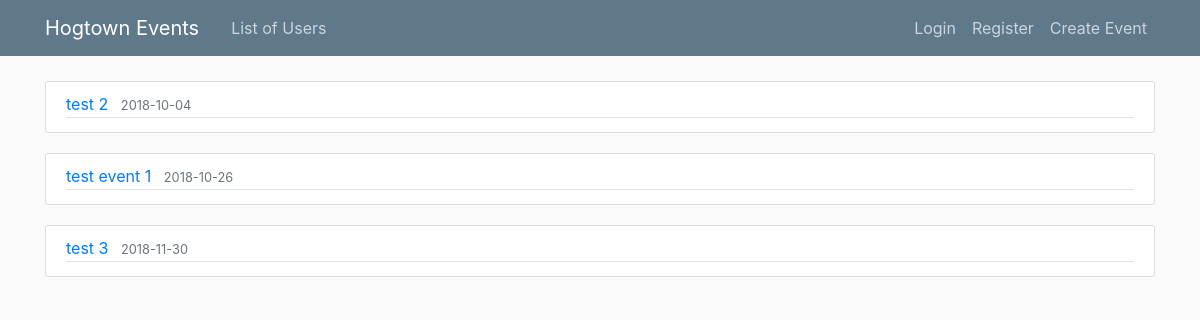
The page /home on the database its author committed.
### tournymatch/models.py (models this page shows, shortened)
class Tournament(UserMixin, db.Model):
	_tablename_ = 'tournament'
	id = db.Column(db.Integer, primary_key=True)
	name = db.Column(db.String(30), unique = True, nullable = False)
	date_scheduled = db.Column(db.Date, nullable = False, default=datetime.today)
	description = db.Column(db.Text, nullable=True)
	users = db.relationship('User', secondary=user_tournament_assoc, primaryjoin=(user_tournament_assoc.c.tournament_id == id), back_populates='tournaments', lazy='dynamic')

### tournymatch/routes.py (the view)
@app.route("/")
@app.route("/home")
def index():
	events = Tournament.query.order_by(Tournament.date_scheduled)
	return render_template('home.html', tournys=events)

### tournymatch/templates/home.html
{% extends "layout.html" %}
{% block content %}
	{% for tourny in tournys %}
		<article class="media content-section">
		  <div class="media-body">
		    <div class="article-metadata">
		      <a class="mr-2" href="{{ url_for('event', id=tourny.id) }}">{{ tourny.name }}</a>
		      <small class="text-muted">{{ tourny.date_scheduled }}</small>
		    </div>
		  </div>
		</article>
	{% endfor %}
{% endblock content %}

### tournymatch/static/main.css (style rules this page uses)
body { background: #fafafa; color: #333333; margin-top: 5rem; }
.content-section { background: #ffffff; padding: 10px 20px; border: 1px solid #dddddd; border-radius: 3px; margin-bottom: 20px; }
.article-metadata { padding-bottom: 1px; margin-bottom: 4px; border-bottom: 1px solid #e3e3e3 }

### rows shown on the page
Tournament: name "test 2", date_scheduled "2018-10-04"
Tournament: name "test event 1", date_scheduled "2018-10-26"
Tournament: name "test 3", date_scheduled "2018-11-30"
